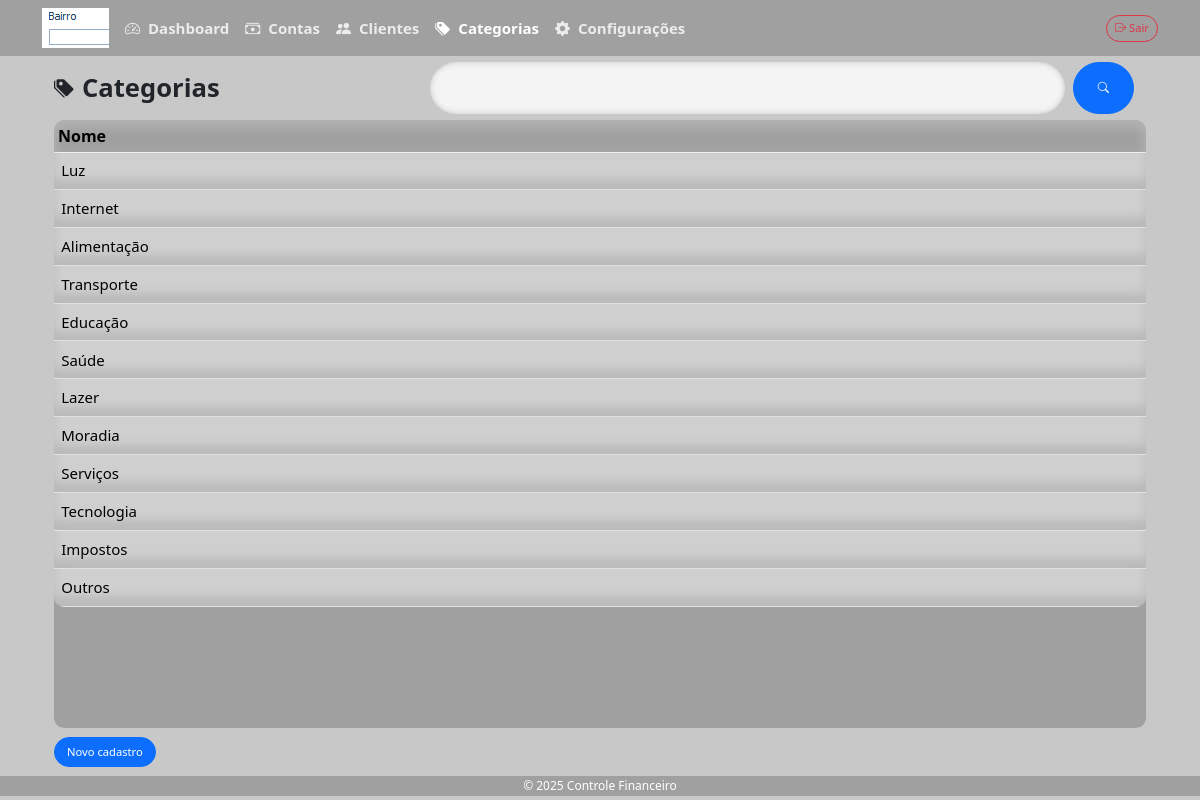
/categorias/ (signed in), run on the app's committed database.
### categorias/models.py (models this page shows, shortened)
class Categoria(models.Model):
    nome = models.CharField(max_length=50)

### categorias/views.py (the view, shortened to what this page needs)
# urls.py: path('', categoria_list, name='categoria_list'),
@login_required()
def categoria_list(request):
    categorias_qs = Categoria.objects.all()
    categoria_filter = CategoriaFilter(request.GET, queryset=categorias_qs)
    form = CategoriaForm()
    context = {
        'filter': categoria_filter,
        'form': form,
        'categorias': categorias_qs,
    }
    return render(request, 'categorias/categoria_list.html', context)

### categorias/forms.py
class CategoriaForm(forms.ModelForm):
    class Meta:
        model = Categoria
        fields = '__all__'

### configuracoes/context_processors.py (called while the page is built)
def tema_context(request):
    try:
        config = Configuracao.objects.first()
        return {'tema': config.tema if config else 'light'}
    except:
        return {'tema': 'light'}

def logo_context(request):
    config = Configuracao.objects.first()
    return {
        "logo": config.logo
    }

### contas/templatetags/contas_extras.py (called while the page is built)
@register.inclusion_tag("partials/ordenar_th.html")
def ordenar_th(label, field, order_by, order):
    return {
        "label": label,
        "field": field,
        "order_by": order_by,
        "order": order,
    }

### categorias/templates/categorias/categoria_list.html (shortened to what this page needs)
{% extends 'content_base.html' %}
{% load static %}
{% block modulo %}<i class="bi bi-tags-fill fs-5 me-2"></i>Categorias{% endblock %}
{% block form %}
    {% include 'categorias/categoria_form.html' %}
{% endblock %}
{% block filter %}
    {% include 'contas_filter.html' %}
{% endblock %}
{% block table %}
<div id="table" class="col">
    <div id="thead" >
        <table class="table">
            <colgroup>
                <col style="width: 100%;">
            </colgroup>
            <thead>
                <tr>
                    {% load contas_extras %}
                    {% ordenar_th "Nome" "nome" order_by order %}
                </tr>
            </thead>
        </table>
    </div>
    <div id="tbody">
        <table class="table">
            <colgroup>
                <col style="width: 100%;">
            </colgroup>
            <tbody>
                {% for categoria in filter.qs %}
                    <tr id="{{ categoria.id }}" onclick="select('{{ categoria.id }}')">
                        <td><p>{{ categoria.nome }}</p></td>
                    </tr>
                    {% empty %}
                    <tr>
                        <td colspan="7" class="text-center">Nenhum resultado encontrado.</td>
                    </tr>
                {% endfor %}
            </tbody>
        </table>
    </div>
</div>
{% endblock %}

### templates/content_base.html (shortened to what this page needs)
{% extends 'base.html' %}
{% load static %}
{% block content %}
{% if delete %}
{% include 'confirmacao.html' %}
{% else %}
{% block form %}{% endblock %}
{% endif %}
<div id="content" class="container-fluid">
    <div id="header" class="d-flex fs-2">
        <h2 class="fw-bold d-flex align-items-center col-4 col-sm-4 col-md-4 col-lg-4">{% block modulo %}{% endblock %}</h2>
        {% block filter %}{% endblock %}
    </div>
    <div id="main-content" class="row">
        {% block table %}{% endblock %}
    </div>
    <div id="footer" class="row justify-content-center">
        <div id="footer-actions">
            <button onclick="showDropbox()" class="btn btn-primary">Novo cadastro</button>
        </div>
    </div>
</div>
{% endblock %}

### templates/base.html (shortened to what this page needs)
<!DOCTYPE html>
<html lang="pt-br" data-bs-theme="{{ tema }}">
<head>
    <link href="https://cdn.jsdelivr.net/npm/bootstrap@5.3.0/dist/css/bootstrap.min.css" rel="stylesheet">
    <link rel="stylesheet" href="https://cdn.jsdelivr.net/npm/bootstrap-icons@1.11.3/font/bootstrap-icons.css">
    {% load static %}
    <link href="{% static 'financeiro/css/style.css' %}" rel="stylesheet">
    <link href="{% static 'financeiro/css/notification.css' %}" rel="stylesheet">
    <link href="{% static 'financeiro/css/menu.css' %}" rel="stylesheet">
    <link href="{% static 'financeiro/css/table.css' %}" rel="stylesheet">
    <link href="{% static 'financeiro/css/filter.css' %}" rel="stylesheet">
</head>
<body>
    <nav class="navbar navbar-expand-lg">
        <div class="container">
            <div class="collapse navbar-collapse">
                {% if logo %}
                    <img src="{{ logo.url }}"
                         alt="Logo do sistema"
                         height="40"
                         class="me-2">
                {% else %}
                    <span class="fw-bold">Meu Sistema</span>
                {% endif %}
                <ul class="navbar-nav me-auto">
                    <li class="nav-item">
                        <a class="nav-link" href="/dashboard/" {% if dashboard %}style="color:white;"{% endif %}>
                            <i class="bi bi-speedometer2 fs-8 me-2"></i>Dashboard
                        </a>
                    </li>
                    <li class="nav-item">
                        <a class="nav-link" href="/contas/" {% if contas %}style="color:white;"{% endif %}>
                            <i class="bi bi-cash-stack fs-8 me-2"></i>Contas
                        </a>
                    </li>
                    <li class="nav-item">
                        <a class="nav-link" href="/clientes/" {% if clientes %}style="color:white;"{% endif %}>
                            <i class="bi bi-people-fill fs-8 me-2"></i>Clientes
                        </a>
                    </li>
                    <li class="nav-item">
                        <a class="nav-link" href="/categorias/" {% if categorias %}style="color:white;"{% endif %}>
                            <i class="bi bi-tags-fill fs-8 me-2"></i>Categorias
                        </a>
                    </li>
                    <li class="nav-item">
                        <a class="nav-link" href="/configuracoes/" {% if configuracoes %}style="color:white;"{% endif %}>
                            <i class="bi bi-gear-fill fs-8 me-2"></i>Configurações
                        </a>
                    </li>
                </ul>
                <div>
                    {% if user.is_authenticated %}
                        <form action="{% url 'usuarios:logout' %}" method="post" class="d-inline">
                            <button type="submit" class="btn btn-outline-danger btn-sm">
                                <i class="bi bi-box-arrow-right"></i> Sair
                            </button>
                        </form>
                    {% endif %}
                </div>
            </div>
        </div>
    </nav>
    <main class="container">
        {% block content %}
        {% endblock %}
    </main>
    <footer>
      <p class="mb-0">© 2025 Controle Financeiro</p>
    </footer>
</body>
</html>

### categorias/templates/categorias/categoria_form.html (shortened to what this page needs)
{% extends 'dropbox.html' %}

### templates/dropbox.html (shortened to what this page needs)
{% load static %}
<link href="{% static 'financeiro/css/dropbox.css' %}" rel="stylesheet">

### templates/contas_filter.html (shortened to what this page needs)
{% load widget_tweaks %}
<div id="filter" class="d-flex justify-content-center align-items-center container-fluid ">
  <form method="get" class="d-flex flex-grow-1 ">
    {{ filter.form.search|add_class:"form-control rounded-pill me-2" }}
    <button type="submit" class="btn btn-primary rounded-pill px-4">
      <i class="bi bi-search"></i>
    </button>
  </form>
</div>

### templates/partials/ordenar_th.html (shortened to what this page needs)
{% load static %}
<link href="{% static 'financeiro/css/style.css' %}" rel="stylesheet">
<th>
    <form method="post" style="display:inline;">
        <button type="submit" name="btn_order" value="{{ field }}">
            {{ label }}
        </button>
    </form>
</th>

### static/financeiro/css/style.css (style rules this page uses)
:root { --bg-color: rgb(200, 200, 200); --card-shadow: 0px 10px 5px 1px rgba(0, 0, 0, 0.3); --card-shadow-hover: 0px 15px 5px 1px rgba(0, 0, 0, 0.3); --nav-bg-color: rgba(0, 0, 0, 0.2); --card-bg-color: rgb(255, 255, 255); }
* { margin: 0; padding: 0; }
html { width: 100%; height: 100%; }
body { display: flex; flex-direction: column; min-height: 100vh; width: 100%; height: 100%; background-color: var(--bg-color); }
body nav { width: 100%; height: clamp(50px, 7vh, 60px); padding: 0px !important; margin: 0px !important; background-color: var(--nav-bg-color); }
.nav-link { color: rgba(255, 255, 255, 0.8); font-weight: bold; font-size: clamp(15px, 1.5vh, 20px); }
body main { width: 100%; height: calc(100% - clamp(66px, 10vh, 80px)) !important; display: flex; padding: 0px; margin: 0px; }
body footer { height: clamp(16px, 3vh, 20px); width: 100%; display: flex; padding: 0px; margin: 0px; text-align: center; justify-content: center; align-items: center; background-color: var(--nav-bg-color); color: white; }
footer p { margin: 0px; padding: 0px; font-size: clamp(12px, 1.5vh, 25px); }
input, select, option { border-radius: 30px !important; background-color: rgba(255, 255, 255, 0.8) !important; box-shadow: inset 0px 0px 5px 1px rgba(0, 0, 0, 0.1) !important; padding-left: 10px; color: black !important; }
a { border-radius: 30px !important; }
button { border-radius: 30px !important; font-size: 0.7rem !important; }
#content { display: flex; flex-direction: column; justify-content: center !important; height: 100%; width: 100%; }
#header { width: 100%; height: calc(0% + 8vh); align-items: center; --bs-gutter-x: 0; padding: 0; }
#header h2 { font-size: clamp(0.6rem, 2vh + 0.6rem, 3rem); margin: 0; padding: 0; height: 100%; }
#header input, #header button { font-size: 2vh; }
#main-content { display: flex; justify-content: center; align-items: center; height: calc(100% - 14vh); --bs-gutter-x: 0; border-radius: 10px; background-color: var(--nav-bg-color); }
#footer { width: 100%; height: calc(0% + 6vh); --bs-gutter-x: 0; justify-content: center !important; align-items: center !important; }
#footer-actions { display: flex; align-items: center; gap: 1rem; }
body, a, th { user-select: none; -webkit-user-select: none; -moz-user-select: none; -ms-user-select: none; }
input, textarea, select, td { user-select: text; -webkit-user-select: text; -moz-user-select: text; -ms-user-select: text; }

### static/financeiro/css/menu.css (style rules this page uses)
:root { --menu-text-color: rgb(0, 0, 0); }
.nav-item { list-style-type: none !important; }

### static/financeiro/css/table.css (style rules this page uses)
:root { --table-bg: rgba(255, 255, 255, 0.5); --p-color: black; }
#table { display: flex; flex-direction: column; width: 100%; height: 100%; border-radius: 10px !important; }
#thead { width: 100%; height: 2rem; border-radius: 10px 10px 0px 0px !important; box-shadow: inset 0px 5px 12px 2px rgba(255, 255, 255, 0.2); }
th { background-color: rgba(0, 0, 0, 0) !important; padding: 0.25rem !important; }
th form { margin: 0; padding: 0; height: 100%; width: 100%; }
th button { margin: 0px !important; padding: 0px !important; background-color: rgba(0, 0, 0, 0); font-weight: bold; width: 100%; height: 100%; display: flex; border: 0px; font-size: clamp(10px, 2vh, 20px) !important; }
tbody tr { background-color: rgba(255, 255, 255, 0) !important; box-shadow: inset 0px -10px 10px 0px rgba(0, 0, 0, 0.1); transition-duration: 0.5s; }
tbody td { background-color: rgba(0, 0, 0, 0) !important; padding: 0.25rem !important; }
#tbody { background-color: var(--table-bg); border-radius: 0px 0px 10px 10px !important; height: var(100% - 40px); width: 100%; overflow:auto; padding: 0px !important; font-size: clamp(10px, 2vh, 15px) !important; }
#tbody p, .pagar, .pagar input[type="date"] { padding: 0.2rem !important; }
#tbody p { display: flex; width: 100%; height: 100%; align-items: center; margin: 0px !important; color: var(--p-color); }
#thead table, #tbody table { table-layout: fixed; width: 100%; height: 100%; margin-bottom: 0px !important; }

### static/financeiro/css/filter.css (style rules this page uses)
:root { --filter-color: black; --filter-hover: rgba(0, 0, 0, 0.1); }
.form-control.rounded, .form-control.rounded-pill { border-radius: 0.5rem; box-shadow: inset 0 0 0 0 rgba(0,0,0,0); transition: border-color 0.3s, box-shadow 0.3s; }
#filter { height: 100%; }
#filter form { height: 80%; }

### static/financeiro/css/dropbox.css (style rules this page uses)
:root { --db-color: black; --db-shadow: 0px 10px 15px 5px rgba(0, 0, 0, 0.5); }

### data on the page
Categoria: nome "Luz"
Categoria: nome "Internet"
Categoria: nome "Alimentação"
Categoria: nome "Transporte"
Categoria: nome "Educação"
Categoria: nome "Saúde"
Categoria: nome "Lazer"
Categoria: nome "Moradia"
Categoria: nome "Serviços"
Categoria: nome "Tecnologia"
Categoria: nome "Impostos"
Categoria: nome "Outros"

### other printed values
{{ label }} "Nome"
